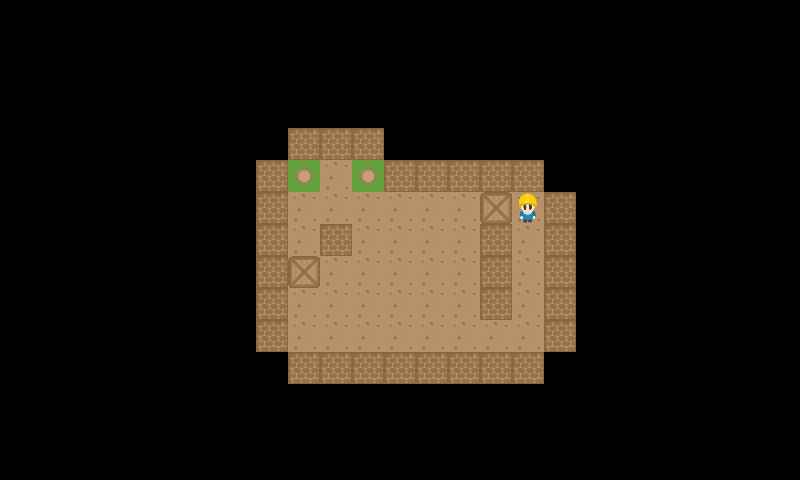

Below is a game level as drawn by its tile map, then a one-line description and the .tmx that defines it (tile-layer data replaced by summaries):
An orthogonal 25x15 tile map with 32x32 px tiles, 2 tile layers (StaticMap, Objetos).

<map version="1.0" orientation="orthogonal" renderorder="right-down" width="25" height="15" tilewidth="32" tileheight="32">
 <tileset firstgid="1" source="Tileset.tsx" />
 <layer name="StaticMap" width="25" height="15">
  <data>[375 cells, 70 non-empty, 3 distinct tile ids]</data>
 </layer>
 <layer name="Objetos" width="25" height="15">
  <data>[375 cells, 5 non-empty, 3 distinct tile ids]</data>
 </layer>
</map>
